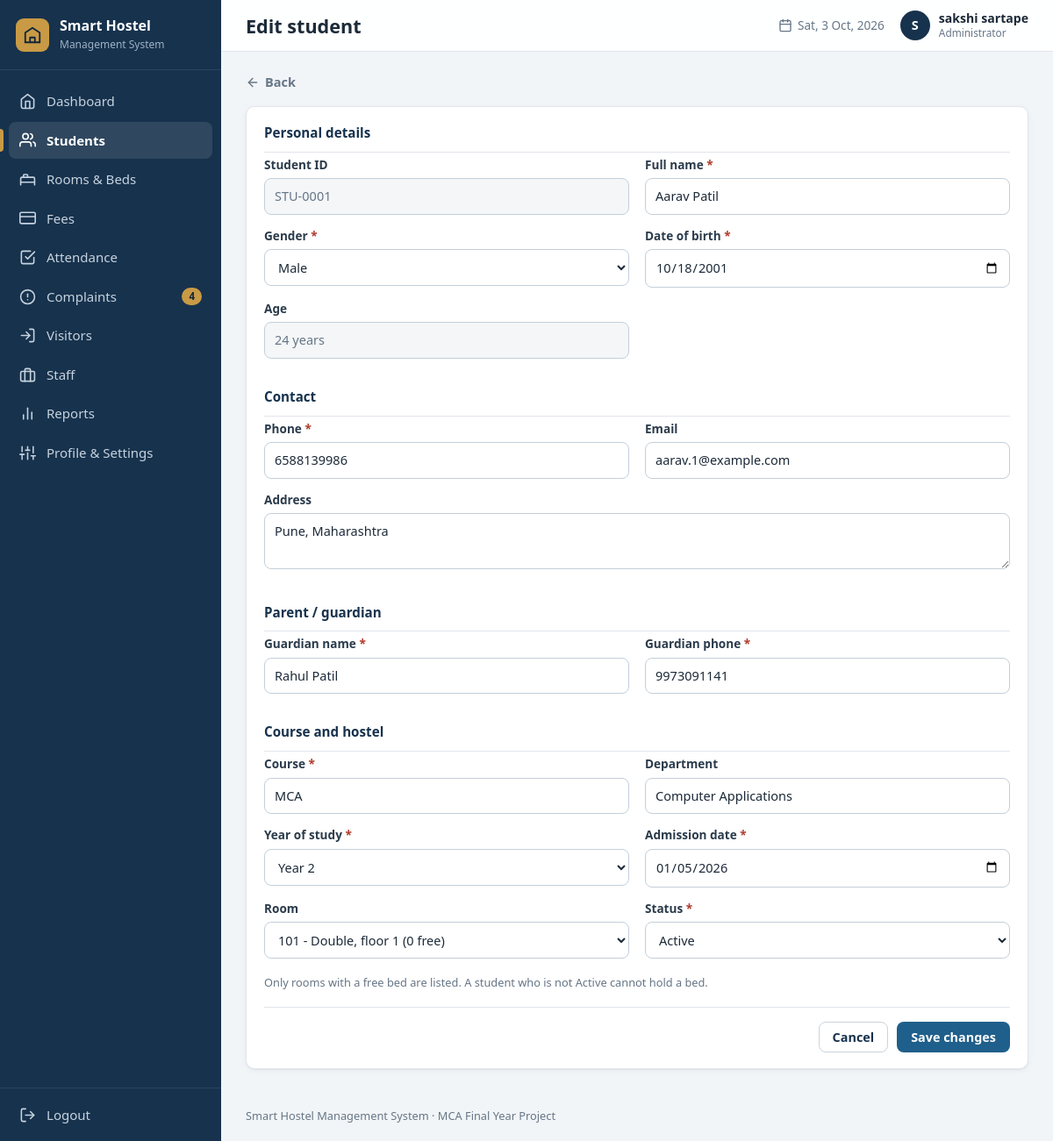
The page /students/1/edit (signed in) on the database its author committed.
### tables this page shows
CREATE TABLE settings (
    key   TEXT PRIMARY KEY,
    value TEXT NOT NULL
);

CREATE TABLE users (
    id            INTEGER PRIMARY KEY AUTOINCREMENT,
    username      TEXT NOT NULL UNIQUE COLLATE NOCASE,
    password_hash TEXT NOT NULL,
    full_name     TEXT NOT NULL,
    email         TEXT,
    phone         TEXT,
    role          TEXT NOT NULL DEFAULT 'Administrator',
    created_at    TEXT NOT NULL DEFAULT (datetime('now','localtime')),
    last_login    TEXT
);

CREATE TABLE students (
    id             INTEGER PRIMARY KEY AUTOINCREMENT,
    student_code   TEXT NOT NULL UNIQUE,                 -- e.g. STU-0001
    full_name      TEXT NOT NULL,
    gender         TEXT NOT NULL CHECK (gender IN ('Male','Female','Other')),
    dob            TEXT,                                 -- YYYY-MM-DD
    age            INTEGER CHECK (age IS NULL OR age BETWEEN 10 AND 100),
    phone          TEXT NOT NULL UNIQUE,
    email          TEXT UNIQUE COLLATE NOCASE,           -- NULL allowed, duplicates not
    address        TEXT,
    guardian_name  TEXT,
    guardian_phone TEXT,
    course         TEXT NOT NULL,
    department     TEXT,
    year           INTEGER CHECK (year IS NULL OR year BETWEEN 1 AND 6),
    room_id        INTEGER REFERENCES rooms(id) ON DELETE RESTRICT,
    admission_date TEXT NOT NULL,
    status         TEXT NOT NULL DEFAULT 'Active' CHECK (status IN ('Active','Inactive','Left')),
    created_at     TEXT NOT NULL DEFAULT (datetime('now','localtime')),
    -- only an Active student may hold a bed
    CHECK (status = 'Active' OR room_id IS NULL)
);

### routes/students.py (the view, shortened to what this page needs)
@bp.route("/<int:student_id>/edit", methods=["GET", "POST"])
def edit_student(student_id):
    student = db.query_one("SELECT * FROM students WHERE id = ?", (student_id,))
    if student is None:
        abort(404)
    data, errors = dict(student), {}
    data["room_id"] = str(student["room_id"] or "")
    data["year"] = str(student["year"] or "")
    return render_template("student_form.html", **student_form_context(student, data, errors))

### db.py (called while the page is built)
def connect(path):
    conn = sqlite3.connect(path, timeout=10)
    conn.row_factory = sqlite3.Row          # rows behave like dicts: row["name"]
    conn.execute("PRAGMA foreign_keys = ON")
    return conn

def get_db():
    if "db" not in g:
        g.db = connect(current_app.config["DATABASE"])
    return g.db

def query_all(sql, params=()):
    return get_db().execute(sql, params).fetchall()

def query_one(sql, params=()):
    return get_db().execute(sql, params).fetchone()

def scalar(sql, params=()):
    row = get_db().execute(sql, params).fetchone()
    return row[0] if row else None

def get_setting(key, default=""):
    row = query_one("SELECT value FROM settings WHERE key = ?", (key,))
    return row["value"] if row else DEFAULT_SETTINGS.get(key, default)

### helpers.py (called while the page is built)
def today():
    return date.today().isoformat()

def csrf_token():
    if "_csrf" not in session:
        session["_csrf"] = secrets.token_hex(16)
    return session["_csrf"]

def icon(name, size=18):
    path = _ICONS.get(name, _ICONS["file"])
    return Markup(f'<svg class="icon" width="{size}" height="{size}" viewBox="0 0 24 24" fill="none" '
                  f'stroke="currentColor" stroke-width="2" stroke-linecap="round" '
                  f'stroke-linejoin="round" aria-hidden="true">{path}</svg>')

def room_pairs(rows):
    return [(r["id"], f"{r['room_no']} - {r['room_type']}, floor {r['floor']} ({r['available']} free)")
            for r in rows]

### routes/rooms.py (called while the page is built)
def room_choices(include_room_id=None):
    return db.query_all(
        "SELECT * FROM room_overview WHERE (available > 0 AND under_maintenance = 0) OR id = ? "
        "ORDER BY floor, room_no", (include_room_id or -1,))

### routes/students.py (called while the page is built)
def student_form_context(student, data, errors):
    current_room = student["room_id"] if student else None
    return dict(student=student, data=data, errors=errors, rooms=room_choices(current_room),
                courses=helpers.COURSES, departments=helpers.DEPARTMENTS,
                statuses=helpers.STUDENT_STATUSES)

### templates/student_form.html (shortened to what this page needs)
{% extends "base.html" %}
{% from "_macros.html" import csrf, field, select, textarea %}
{% block heading %}<h1>{{ 'Edit student' if student else 'Add student' }}</h1>{% endblock %}
{% block content %}
<div class="page-head">
  <a class="back-link" href="{{ url_for('students.student_details', student_id=student.id) if student else url_for('students.list_students') }}">{{ icon('arrow-left', 16) }} Back</a>
</div>
<form method="post" class="card form-card" novalidate data-validate>
  <fieldset>
    <legend>Personal details</legend>
    <div class="form-grid">
      {% if student %}
        <div class="field"><label>Student ID</label><input type="text" value="{{ student.student_code }}" readonly></div>
      {% else %}
        {{ field('Student ID', 'student_code', data.get('student_code'), errors, help='Leave empty to generate one (STU-0001, STU-0002 ...).', attrs='maxlength="20"') }}
      {% endif %}
      {{ field('Full name', 'full_name', data.get('full_name'), errors, required=True, attrs='maxlength="100"') }}
      {{ select('Gender', 'gender', GENDERS, data.get('gender'), errors, required=True) }}
      {{ field('Date of birth', 'dob', data.get('dob'), errors, type='date', required=True, attrs='max="' ~ today() ~ '" data-age-target="age_preview"') }}
      <div class="field"><label for="age_preview">Age</label><input type="text" id="age_preview" value="" readonly placeholder="Calculated from date of birth"></div>
    </div>
  </fieldset>
  <fieldset>
    <legend>Contact</legend>
    <div class="form-grid">
      {{ field('Phone', 'phone', data.get('phone'), errors, type='tel', required=True, placeholder='10-digit mobile number', attrs='data-pattern="phone"') }}
      {{ field('Email', 'email', data.get('email'), errors, type='email', placeholder='name@example.com (optional)') }}
      {{ textarea('Address', 'address', data.get('address'), errors, rows=2, placeholder='Permanent address') }}
    </div>
  </fieldset>
  <fieldset>
    <legend>Parent / guardian</legend>
    <div class="form-grid">
      {{ field('Guardian name', 'guardian_name', data.get('guardian_name'), errors, required=True) }}
      {{ field('Guardian phone', 'guardian_phone', data.get('guardian_phone'), errors, type='tel', required=True, attrs='data-pattern="phone"') }}
    </div>
  </fieldset>
  <fieldset>
    <legend>Course and hostel</legend>
    <div class="form-grid">
      <div class="field{% if errors.get('course') %} has-error{% endif %}">
        <label for="f_course">Course <span class="req">*</span></label>
        <input type="text" id="f_course" name="course" list="course-list" value="{{ data.get('course') or '' }}" required placeholder="e.g. MCA" maxlength="50">
      </div>
      <div class="field{% if errors.get('department') %} has-error{% endif %}">
        <label for="f_department">Department</label>
        <input type="text" id="f_department" name="department" list="dept-list" value="{{ data.get('department') or '' }}" maxlength="80">
      </div>
      {{ select('Year of study', 'year', [(1,'Year 1'),(2,'Year 2'),(3,'Year 3'),(4,'Year 4'),(5,'Year 5'),(6,'Year 6')], data.get('year'), errors, required=True) }}
      {{ field('Admission date', 'admission_date', data.get('admission_date'), errors, type='date', required=True, attrs='max="' ~ today() ~ '"') }}
      {{ select('Room', 'room_id', rooms|room_pairs, data.get('room_id'), errors, blank='No room (assign later)', attrs='data-status-source="f_status"') }}
      {{ select('Status', 'status', statuses, data.get('status'), errors, required=True, blank='') }}
    </div>
    <p class="field-help">Only rooms with a free bed are listed. A student who is not Active cannot hold a bed.</p>
  </fieldset>
  <div class="form-actions">
    <a class="btn btn-secondary" href="{{ url_for('students.student_details', student_id=student.id) if student else url_for('students.list_students') }}">Cancel</a>
    <button type="submit" class="btn btn-primary">{{ 'Save changes' if student else 'Add student' }}</button>
  </div>
</form>
{% endblock %}

### templates/base.html (shortened to what this page needs)
{% from "_macros.html" import csrf %}
<!DOCTYPE html>
<html lang="en">
<head>
  <link rel="stylesheet" href="{{ url_for('static', filename='css/style.css') }}">
</head>
<body class="app">
<aside class="sidebar" id="sidebar">
  <a class="brand" href="{{ url_for('dashboard.index') }}">
    <span class="brand-mark">{{ icon('building', 22) }}</span>
    <span class="brand-text"><strong>{{ hostel_name }}</strong><small>Management System</small></span>
  </a>
  <nav class="nav" aria-label="Main navigation">
    {% for bp_name, endpoint, label, icon_name in navigation %}
      <a href="{{ url_for(endpoint) }}" class="nav-link{% if request.blueprint == bp_name %} active{% endif %}">
        {{ icon(icon_name, 19) }}<span>{{ label }}</span>
        {% if bp_name == 'complaints' and open_complaints %}<em class="nav-count">{{ open_complaints }}</em>{% endif %}
      </a>
    {% endfor %}
  </nav>
  <form method="post" action="{{ url_for('auth.logout') }}" class="logout-form">
    <button type="submit" class="nav-link logout">{{ icon('logout', 19) }}<span>Logout</span></button>
  </form>
</aside>
<div class="main">
  <header class="topbar">
    <div class="topbar-title">{% block heading %}{% endblock %}</div>
    <div class="topbar-right">
      <span class="topbar-date">{{ icon('calendar', 16) }} <span id="today-label">{{ today() }}</span></span>
      <a class="user-chip" href="{{ url_for('profile.view') }}" title="Profile & settings">
        <span class="avatar">{{ current_user.full_name[:1]|upper }}</span>
        <span class="user-name">{{ current_user.full_name }}<small>{{ current_user.role }}</small></span>
      </a>
    </div>
  </header>
  <main class="content">
    {% block content %}{% endblock %}
  </main>
  <footer class="footer">{{ hostel_name }} Management System &middot; MCA Final Year Project</footer>
</div>
</body>
</html>

### templates/_macros.html (shortened to what this page needs)
{% macro field(label, name, value='', errors={}, type='text', required=False, placeholder='', help='', attrs='', span=1) %}
<div class="field{% if errors.get(name) %} has-error{% endif %}{% if span == 2 %} span-2{% endif %}">
  <label for="f_{{ name }}">{{ label }}{% if required %} <span class="req" title="required">*</span>{% endif %}</label>
  <input type="{{ type }}" id="f_{{ name }}" name="{{ name }}" value="{{ value if value is not none else '' }}"
         placeholder="{{ placeholder }}" {% if required %}required{% endif %} {{ attrs|safe }}>
</div>
{% endmacro %}
{% macro select(label, name, options, value='', errors={}, required=False, blank='Select...', span=1, attrs='') %}
<div class="field{% if errors.get(name) %} has-error{% endif %}{% if span == 2 %} span-2{% endif %}">
  <label for="f_{{ name }}">{{ label }}{% if required %} <span class="req" title="required">*</span>{% endif %}</label>
  <select id="f_{{ name }}" name="{{ name }}" {% if required %}required{% endif %} {{ attrs|safe }}>
    {% for o in options %}
      {% set v = o[0] if o is not string else o %}{% set l = o[1] if o is not string else o %}
      <option value="{{ v }}" {% if value|string == v|string %}selected{% endif %}>{{ l }}</option>
    {% endfor %}
  </select>
</div>
{% endmacro %}
{% macro textarea(label, name, value='', errors={}, required=False, rows=3, placeholder='', span=2) %}
<div class="field{% if errors.get(name) %} has-error{% endif %}{% if span == 2 %} span-2{% endif %}">
  <label for="f_{{ name }}">{{ label }}{% if required %} <span class="req" title="required">*</span>{% endif %}</label>
  <textarea id="f_{{ name }}" name="{{ name }}" rows="{{ rows }}" placeholder="{{ placeholder }}" {% if required %}required{% endif %}>{{ value or '' }}</textarea>
</div>
{% endmacro %}

### rows shown on the page
settings: value "Smart Hostel"
users: full_name "S", full_name "sakshi sartape", role "Administrator"
students: student_code "STU-0001", full_name "Aarav Patil", gender "Male", dob "10/18/2001", phone "6588139986", email "aarav.1@example.com", address "Pune, Maharashtra", guardian_name "Rahul Patil", guardian_phone "9973091141", course "MCA", department "Computer Applications", admission_date "01/05/2026", status "Active"

### other values the page prints
{{ label }} "Dashboard" "Students" "Rooms & Beds" "Fees" "Attendance" "Complaints" "Visitors" "Staff" "Reports" "Profile & Settings"
{{ open_complaints }} "4"
{{ 'Edit student' if student else 'Add student' }} "Edit student"
{{ label }} "Full name Date of birth Phone Email Guardian name Guardian phone Admission date"
{{ label }} "Gender Year of study Room Status"
{{ label }} "Address"
{{ 'Save changes' if student else 'Add student' }} "Save changes"
form field year "Year 2"
form field room_id "101 - Double, floor 1 (0 free)"
